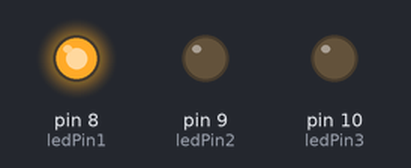
This sketch was run on a simulated Arduino Uno, built with avr-gcc and run on an emulated ATmega328P. On the bench: output pins drawn as LEDs (lit = HIGH).

Above: at 0.2 s.
At 0.7 s:
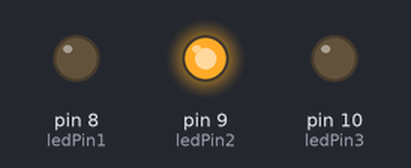
At 2.7 s:
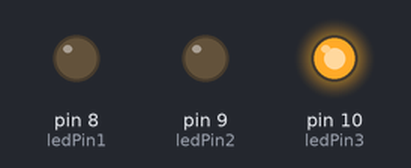
Timing chart, 0 to 3.5 s (numbered marks = the images above):
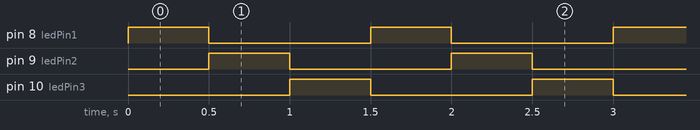

The sketch:

alt_leds.ino
```cpp
const int ledPin1 = 8;
const int ledPin2 = 9;
const int ledPin3 = 10;

void setup() {
  pinMode(ledPin1, OUTPUT);
  pinMode(ledPin2, OUTPUT);
  pinMode(ledPin3, OUTPUT);
}

void loop() {
  // put your main code here, to run repeatedly:
  digitalWrite(ledPin1, HIGH);
  delay(500);
  digitalWrite(ledPin1, LOW);

  digitalWrite(ledPin2, HIGH);
  delay(500);
  digitalWrite(ledPin2, LOW);

  digitalWrite(ledPin3, HIGH);
  delay(500);
  digitalWrite(ledPin3, LOW);
}
```

Measured:
- by itself, pin 8 (ledPin1), pin 9 (ledPin2), pin 10 (ledPin3): alternates HIGH for 0.50 s and LOW for 1.0 s
- by itself, everything shown: repeats every 1.5 s, in 4 steps
